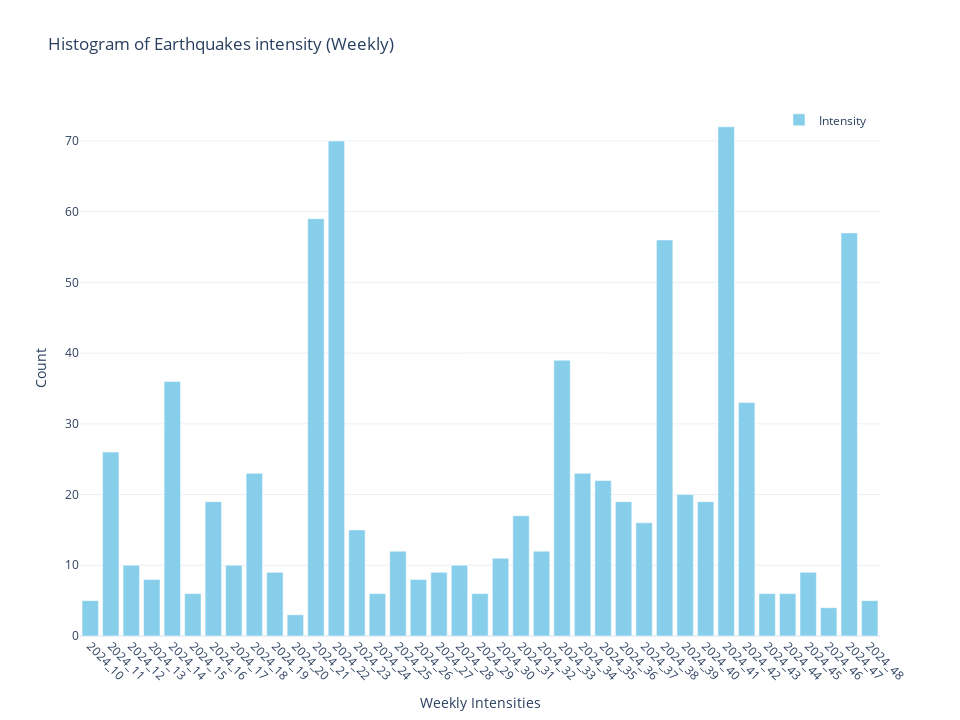

Notebook source saved alongside this figure:
### Code cell
# Plot earthquakes intensity by Week
lqt_ready_2.plot_intensity(interval='weekly')

### Figure 1 — Plotly figure (JSON) as saved in the notebook; plotly's stock layout.template omitted (floating-point values rounded to 4 significant figures)
{"data": [{"marker": {"color": "skyblue"}, "name": "Intensity", "type": "bar", "x": ["2024_10", "2024_11", "2024_12", "2024_13", "2024_14", "2024_15", "2024_16", "2024_17", "2024_18", "2024_19", "2024_20", "2024_21", "2024_22", "2024_23", "2024_24", "2024_25", "2024_26", "2024_27", "2024_28", "2024_29", "2024_30", "2024_31", "2024_32", "2024_33", "2024_34", "2024_35", "2024_36", "2024_37", "2024_38", "2024_39", "2024_40", "2024_41", "2024_42", "2024_43", "2024_44", "2024_45", "2024_46", "2024_47", "2024_48"], "y": [5, 26, 10, 8, 36, 6, 19, 10, 23, 9, 3, 59, 70, 15, 6, 12, 8, 9, 10, 6, 11, 17, 12, 39, 23, 22, 19, 16, 56, 20, 19, 72, 33, 6, 6, 9, 4, 57, 5]}], "layout": {"bargap": 0.2, "height": 720, "legend": {"bgcolor": "rgba(255,255,255,0.5)", "x": 0.99, "xanchor": "right", "y": 0.99, "yanchor": "top"}, "showlegend": true, "title": {"text": "Histogram of Earthquakes intensity (Weekly)"}, "width": 960, "xaxis": {"tickangle": 45, "title": {"text": "Weekly Intensities"}}, "yaxis": {"title": {"text": "Count"}}}}
